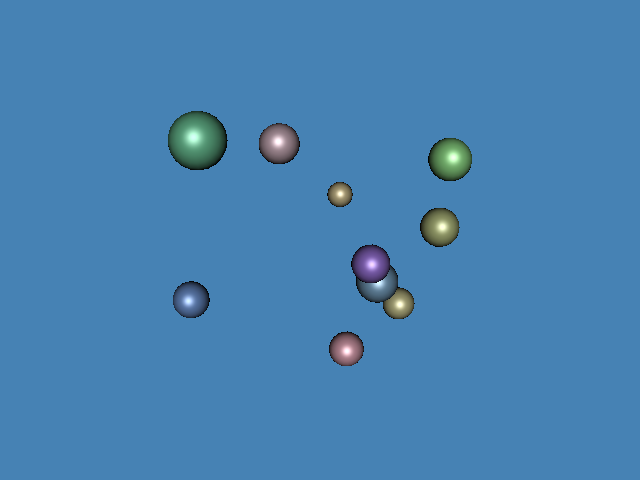

Recreate this plot in Python.
#!/usr/bin/env python

# Highlight a picked actor by changing its color. Left-click on a sphere to
# highlight it in red with visible edges; the previous highlight is restored.

# Factory overrides: importing these modules registers the OpenGL rendering
# and interaction style implementations for vtkRenderingCore factory classes.
import vtkmodules.vtkInteractionStyle  # noqa: F401
import vtkmodules.vtkRenderingOpenGL2  # noqa: F401

# VTK pipeline classes used in this example
from vtkmodules.vtkFiltersSources import vtkSphereSource
from vtkmodules.vtkInteractionStyle import vtkInteractorStyleTrackballCamera
from vtkmodules.vtkRenderingCore import (
    vtkActor,
    vtkPolyDataMapper,
    vtkPropPicker,
    vtkProperty,
    vtkRenderWindow,
    vtkRenderWindowInteractor,
    vtkRenderer,
)

# Colors (normalized RGB)
red_rgb = (1.0, 0.0, 0.0)
steel_blue_rgb = (0.275, 0.510, 0.706)
white_rgb = (1.0, 1.0, 1.0)

class MouseInteractorHighLightActor(vtkInteractorStyleTrackballCamera):
    """Custom interactor that highlights the picked actor on left-click."""

    def __init__(self):
        self.AddObserver("LeftButtonPressEvent", self.left_button_press_event)
        self.last_picked_actor = None
        self.last_picked_property = vtkProperty()

    def left_button_press_event(self, obj, event):
        click_pos = self.GetInteractor().GetEventPosition()

        picker = vtkPropPicker()
        picker.Pick(click_pos[0], click_pos[1], 0, self.GetDefaultRenderer())

        new_picked_actor = picker.GetActor()

        if new_picked_actor:
            if self.last_picked_actor:
                self.last_picked_actor.GetProperty().DeepCopy(self.last_picked_property)

            self.last_picked_property.DeepCopy(new_picked_actor.GetProperty())
            new_picked_actor.GetProperty().SetColor(red_rgb)
            new_picked_actor.GetProperty().SetDiffuse(1.0)
            new_picked_actor.GetProperty().SetSpecular(0.0)
            new_picked_actor.GetProperty().EdgeVisibilityOn()

            self.last_picked_actor = new_picked_actor

        self.OnLeftButtonDown()


# Source: 10 randomly placed spheres
source_0 = vtkSphereSource()
source_0.SetRadius(0.5936)
source_0.SetCenter(0.9463, -4.8686, 3.0200)
source_0.SetPhiResolution(11)
source_0.SetThetaResolution(21)

source_1 = vtkSphereSource()
source_1.SetRadius(0.5399)
source_1.SetCenter(0.9038, 0.7512, -4.7596)
source_1.SetPhiResolution(11)
source_1.SetThetaResolution(21)

source_2 = vtkSphereSource()
source_2.SetRadius(0.6566)
source_2.SetCenter(3.2573, -3.7712, -3.2553)
source_2.SetPhiResolution(11)
source_2.SetThetaResolution(21)

source_3 = vtkSphereSource()
source_3.SetRadius(0.6770)
source_3.SetCenter(-1.2821, 1.9590, 4.0833)
source_3.SetPhiResolution(11)
source_3.SetThetaResolution(21)

source_4 = vtkSphereSource()
source_4.SetRadius(0.7152)
source_4.SetCenter(-4.9000, -3.4790, -1.0889)
source_4.SetPhiResolution(11)
source_4.SetThetaResolution(21)

source_5 = vtkSphereSource()
source_5.SetRadius(0.7569)
source_5.SetCenter(4.6296, -0.6932, -0.9068)
source_5.SetPhiResolution(11)
source_5.SetThetaResolution(21)

source_6 = vtkSphereSource()
source_6.SetRadius(0.9914)
source_6.SetCenter(-4.0024, 2.1089, 3.6577)
source_6.SetPhiResolution(11)
source_6.SetThetaResolution(21)

source_7 = vtkSphereSource()
source_7.SetRadius(0.6710)
source_7.SetCenter(1.7914, -2.0026, 2.6714)
source_7.SetPhiResolution(11)
source_7.SetThetaResolution(21)

source_8 = vtkSphereSource()
source_8.SetRadius(0.8590)
source_8.SetCenter(2.3649, -2.8627, -2.8903)
source_8.SetPhiResolution(11)
source_8.SetThetaResolution(21)

source_9 = vtkSphereSource()
source_9.SetRadius(0.8184)
source_9.SetCenter(4.8909, 1.8100, 0.0388)
source_9.SetPhiResolution(11)
source_9.SetThetaResolution(21)

# Mapper: sphere 0
mapper_0 = vtkPolyDataMapper()
mapper_0.SetInputConnection(source_0.GetOutputPort())
actor_0 = vtkActor()
actor_0.SetMapper(mapper_0)
actor_0.GetProperty().SetDiffuseColor(0.880, 0.647, 0.707)
actor_0.GetProperty().SetDiffuse(0.8)
actor_0.GetProperty().SetSpecular(0.5)
actor_0.GetProperty().SetSpecularColor(white_rgb)
actor_0.GetProperty().SetSpecularPower(30.0)

# Mapper: sphere 1
mapper_1 = vtkPolyDataMapper()
mapper_1.SetInputConnection(source_1.GetOutputPort())
actor_1 = vtkActor()
actor_1.SetMapper(mapper_1)
actor_1.GetProperty().SetDiffuseColor(0.814, 0.754, 0.565)
actor_1.GetProperty().SetDiffuse(0.8)
actor_1.GetProperty().SetSpecular(0.5)
actor_1.GetProperty().SetSpecularColor(white_rgb)
actor_1.GetProperty().SetSpecularPower(30.0)

# Mapper: sphere 2
mapper_2 = vtkPolyDataMapper()
mapper_2.SetInputConnection(source_2.GetOutputPort())
actor_2 = vtkActor()
actor_2.SetMapper(mapper_2)
actor_2.GetProperty().SetDiffuseColor(0.790, 0.775, 0.562)
actor_2.GetProperty().SetDiffuse(0.8)
actor_2.GetProperty().SetSpecular(0.5)
actor_2.GetProperty().SetSpecularColor(white_rgb)
actor_2.GetProperty().SetSpecularPower(30.0)

# Mapper: sphere 3
mapper_3 = vtkPolyDataMapper()
mapper_3.SetInputConnection(source_3.GetOutputPort())
actor_3 = vtkActor()
actor_3.SetMapper(mapper_3)
actor_3.GetProperty().SetDiffuseColor(0.801, 0.686, 0.730)
actor_3.GetProperty().SetDiffuse(0.8)
actor_3.GetProperty().SetSpecular(0.5)
actor_3.GetProperty().SetSpecularColor(white_rgb)
actor_3.GetProperty().SetSpecularPower(30.0)

# Mapper: sphere 4
mapper_4 = vtkPolyDataMapper()
mapper_4.SetInputConnection(source_4.GetOutputPort())
actor_4 = vtkActor()
actor_4.SetMapper(mapper_4)
actor_4.GetProperty().SetDiffuseColor(0.438, 0.586, 0.831)
actor_4.GetProperty().SetDiffuse(0.8)
actor_4.GetProperty().SetSpecular(0.5)
actor_4.GetProperty().SetSpecularColor(white_rgb)
actor_4.GetProperty().SetSpecularPower(30.0)

# Mapper: sphere 5
mapper_5 = vtkPolyDataMapper()
mapper_5.SetInputConnection(source_5.GetOutputPort())
actor_5 = vtkActor()
actor_5.SetMapper(mapper_5)
actor_5.GetProperty().SetDiffuseColor(0.724, 0.762, 0.512)
actor_5.GetProperty().SetDiffuse(0.8)
actor_5.GetProperty().SetSpecular(0.5)
actor_5.GetProperty().SetSpecularColor(white_rgb)
actor_5.GetProperty().SetSpecularPower(30.0)

# Mapper: sphere 6
mapper_6 = vtkPolyDataMapper()
mapper_6.SetInputConnection(source_6.GetOutputPort())
actor_6 = vtkActor()
actor_6.SetMapper(mapper_6)
actor_6.GetProperty().SetDiffuseColor(0.429, 0.780, 0.598)
actor_6.GetProperty().SetDiffuse(0.8)
actor_6.GetProperty().SetSpecular(0.5)
actor_6.GetProperty().SetSpecularColor(white_rgb)
actor_6.GetProperty().SetSpecularPower(30.0)

# Mapper: sphere 7
mapper_7 = vtkPolyDataMapper()
mapper_7.SetInputConnection(source_7.GetOutputPort())
actor_7 = vtkActor()
actor_7.SetMapper(mapper_7)
actor_7.GetProperty().SetDiffuseColor(0.603, 0.455, 0.850)
actor_7.GetProperty().SetDiffuse(0.8)
actor_7.GetProperty().SetSpecular(0.5)
actor_7.GetProperty().SetSpecularColor(white_rgb)
actor_7.GetProperty().SetSpecularPower(30.0)

# Mapper: sphere 8
mapper_8 = vtkPolyDataMapper()
mapper_8.SetInputConnection(source_8.GetOutputPort())
actor_8 = vtkActor()
actor_8.SetMapper(mapper_8)
actor_8.GetProperty().SetDiffuseColor(0.473, 0.635, 0.759)
actor_8.GetProperty().SetDiffuse(0.8)
actor_8.GetProperty().SetSpecular(0.5)
actor_8.GetProperty().SetSpecularColor(white_rgb)
actor_8.GetProperty().SetSpecularPower(30.0)

# Mapper: sphere 9
mapper_9 = vtkPolyDataMapper()
mapper_9.SetInputConnection(source_9.GetOutputPort())
actor_9 = vtkActor()
actor_9.SetMapper(mapper_9)
actor_9.GetProperty().SetDiffuseColor(0.578, 0.884, 0.543)
actor_9.GetProperty().SetDiffuse(0.8)
actor_9.GetProperty().SetSpecular(0.5)
actor_9.GetProperty().SetSpecularColor(white_rgb)
actor_9.GetProperty().SetSpecularPower(30.0)

# Renderer: assemble the scene
renderer = vtkRenderer()
renderer.AddActor(actor_0)
renderer.AddActor(actor_1)
renderer.AddActor(actor_2)
renderer.AddActor(actor_3)
renderer.AddActor(actor_4)
renderer.AddActor(actor_5)
renderer.AddActor(actor_6)
renderer.AddActor(actor_7)
renderer.AddActor(actor_8)
renderer.AddActor(actor_9)
renderer.SetBackground(steel_blue_rgb)

# Window: display the rendered scene
render_window = vtkRenderWindow()
render_window.AddRenderer(renderer)
render_window.SetWindowName("highlight picked actor spheres")
render_window.SetMultiSamples(0)
render_window.SetSize(640, 480)

# Interactor: handle mouse and keyboard events with custom picking style
render_window_interactor = vtkRenderWindowInteractor()
render_window_interactor.SetRenderWindow(render_window)

style = MouseInteractorHighLightActor()
style.SetDefaultRenderer(renderer)
render_window_interactor.SetInteractorStyle(style)

render_window_interactor.Initialize()
render_window_interactor.Start()
